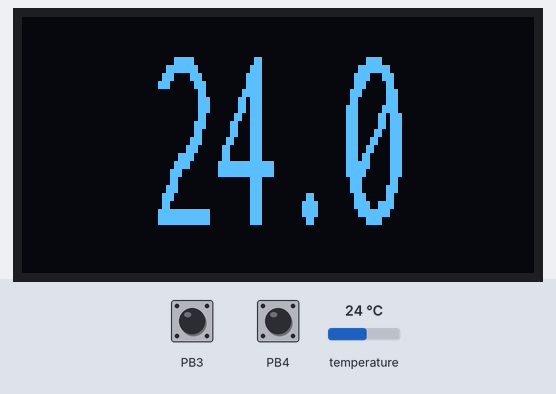
Bench run of a sketch on a simulated ATtiny85, built with avr-gcc and run on an emulated ATtiny85. Parts: 128×64 one-colour display. Inputs (shaded band) come from the test bench; at power-on: PB4 HIGH, temperature 24 °C, PB3 HIGH. Sleep ends after the set time or at an interrupt.

Above: at 2.9 s.
3.0 s: PB4 pulled LOW for 1.7 s
At 5.3 s:
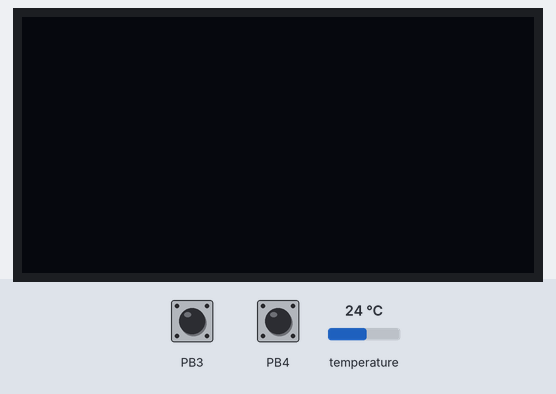
6.2 s: PB4 pulled LOW for 3.2 s
At 8.0 s:
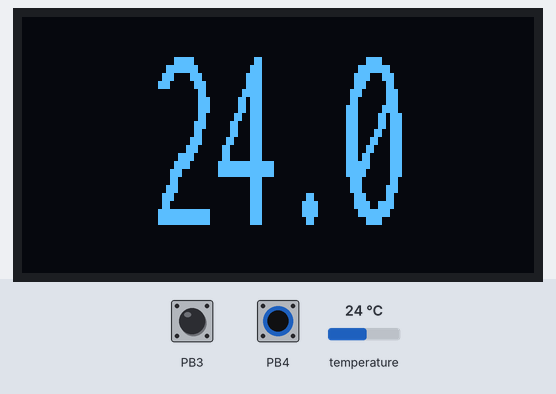
10.9 s: temperature set to 12 °C
At 13.0 s:
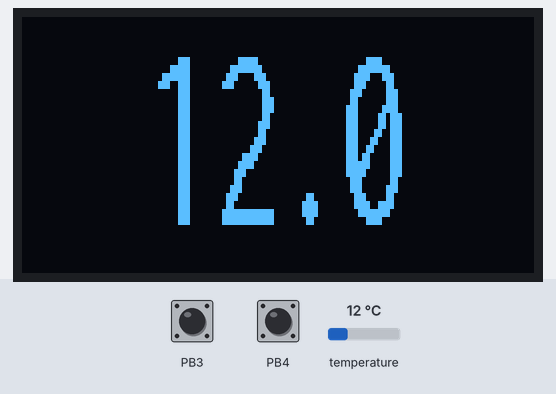
13.8 s: temperature set to 19 °C
At 16.3 s:
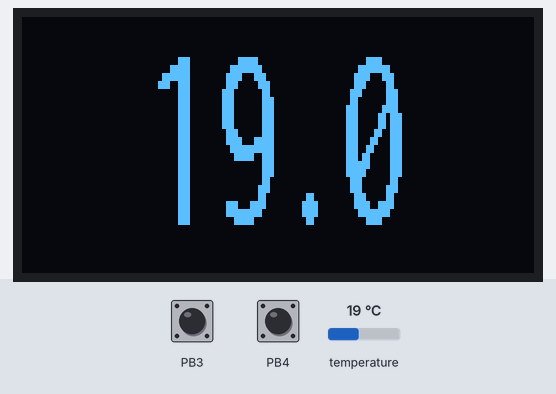
16.6 s: temperature set to 28 °C
At 18.5 s:
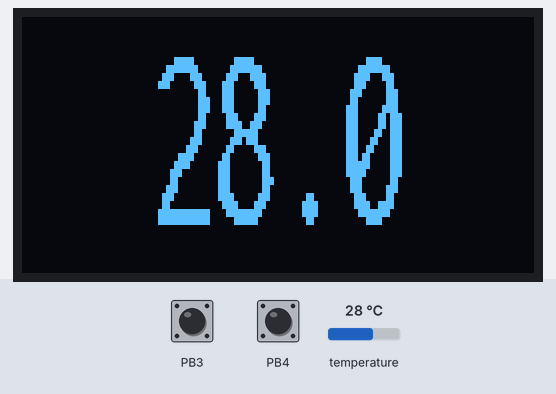
Timing chart, 0 to 20.0 s (numbered marks = the images above; inputs shaded):
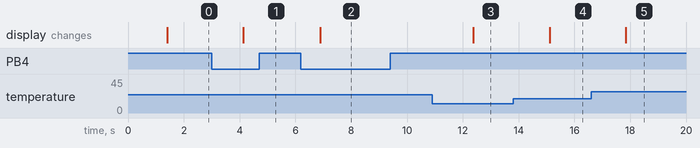

Measured:
- after the input at 3.0 s, the display: changes after 1.1 s (image 1)
- after the input at 6.2 s, the display: changes after 0.69 s (image 2)
- after the input at 10.9 s, the display: changes after 1.5 s (image 3)
- after the input at 13.8 s, the display: changes after 1.3 s (image 4)
- after the input at 16.6 s, the display: changes after 1.2 s (image 5)

The sketch:

ThermometerOledAttiny85.ino
```cpp
#include <avr/io.h>
#include <avr/interrupt.h>
#include <avr/sleep.h>
#include <util/delay.h>
#include <U8x8lib.h>
#include <OneWire.h>

U8X8_SSD1306_128X64_NONAME_SW_I2C u8x8(/* clock=*/ 2, /* data=*/ 0, /* reset=*/ U8X8_PIN_NONE);

#define ONE_WIRE_BUS PB1 // capteur temperature
#define INTERRUPT_PIN1 PCINT3 // Photo transistor
#define INTERRUPT_PIN0 PCINT4 // bouton
#define BUTTON PB4 // bouton
#define PHOTOTRANS PB3 // Photo transistor

#define DEBOUNCE 20  // anti rebond
#define ALARM 30000 // alarm in ms alarm time - 30 sec
#define adc_disable() (ADCSRA &= ~(1<<ADEN)) // disable ADC (before power-off)

OneWire oneWire(ONE_WIRE_BUS);// for Dallas sensors D18B20 precision 0.0625 deg

//----------------------- graphique et page
volatile byte page = 1;
volatile byte sleeping = 0; // 0 == awake and 1 == sleeping
unsigned long StartTime = 0;        // start time

//================================================
void setup()
//================================================
{
  u8x8.begin();
  u8x8.setPowerSave(0); //screen powered up
  u8x8.setFlipMode(0); //0 for 180 deg rotation
  u8x8.setFont(u8x8_font_inr21_2x4_n);

  DDRB &= ~(1 << BUTTON);//configured button in input
  DDRB &= ~(1 << PHOTOTRANS);//configured phototrans in input
  PORTB |= (1 << BUTTON);// pullup for button
  PORTB |= (1 << PHOTOTRANS);// pullup for phototransistor if needed

  adc_disable();// for low power reduction
  initInterupt();

  set_sleep_mode(SLEEP_MODE_PWR_DOWN);

}

//================================================
void initInterupt()
//================================================
{
  cli();
  GIMSK |= (1 << PCIE);
  PCMSK |= (1 << INTERRUPT_PIN0); // interrupt for button
  PCMSK |= (1 << INTERRUPT_PIN1); // interrupt for phototrans
  sei();
}

//================================================
void enterSleep()
//================================================
{
  u8x8.setPowerSave(1); // screen powerded down
  sleeping = 1;
  sleep_enable();
  sleep_cpu();
}

//================================================
ISR(PCINT0_vect)
//================================================
{
  //  PINB & (1 << BUTTON);// 1 si relache  a cause du pullup et 0 si appuie

  cli();
  _delay_ms(DEBOUNCE);// for button debounce

  if (sleeping == 0) {// not cause by wake up the screen is powered up
    if (!(PINB & (1 << BUTTON))) { // 1 si relache et 0 si appuie
      page = (page == 0) ? 1 : 0;
    }
  }
  if (sleeping == 1) {// not cause by wake up the screen is powered up
    page = ( PINB & (1 << PHOTOTRANS) ) ? 0 : 1;
  }
  sei();

}


//================================================
void loop()
//================================================
{
  getTemp();
  u8x8.setPowerSave((page == 0) ? 1 : 0); // 1 == shutdown

  if ((millis() - StartTime) > ALARM) {
    enterSleep();// infinit loop to sleep
    u8x8.setPowerSave(0); // powered up the screen
    sleeping = 0;
    StartTime = millis();
  }
}


//================================================
char *printfloat2char( float value )
//================================================
{
  static char txt[] = " 20.9";// ou  "100.9" ou "-20.9";
  float value_l = abs(value);

  byte vv = (byte)(value_l); //sans l'arrondi
  if (value < 0)  {
    txt[0] = 45; // pour le signe moins
  }
  else {
    txt[0] = ( (vv >= 100) ? (vv / 100 + 48) : 32); // 32 pour le car espace ou les centaines
  }

  txt[1] = ( (vv >= 10) ? ((vv % 100) / 10 + 48) : 32); // les dizaines
  txt[2] = vv % 10 + 48; // les unites
  // le txt[3] est le point
  txt[4] = (byte)(10 * (value_l - 100 * (byte)(value_l / 100) - (byte)(value_l) % 100)) + 48; // la decimale pour les nb infeieurs a 100
  return txt;
}


//================================================
void getTemp()
//================================================
{
  int16_t LowByte, HighByte, SignBit, TReading;
  float temp;
  byte data[9];

  oneWire.reset();       // reset one wire bus
  oneWire.skip();

  oneWire.write(0x44);   // start conversion and wait end mesure
  delay(700);// laisse letemps de mesurer

  oneWire.reset();
  oneWire.skip();
  oneWire.write(0xBE);   // Read Scratchpad
  for ( byte i = 0; i < 9; i++) {     // 9 bytes
    data[i] = oneWire.read();
  }

  LowByte = data[0];
  HighByte = data[1];
  TReading = (HighByte << 8) | LowByte;
  SignBit = TReading & 0x8000;

  if (SignBit) { // negative
    TReading = (TReading ^ 0xffff) + 1; // 2's comp
  }

  temp = ((float)TReading) / 16.0; // /16.0;
  u8x8.draw1x2String(2, 0, printfloat2char(temp));
}
```
